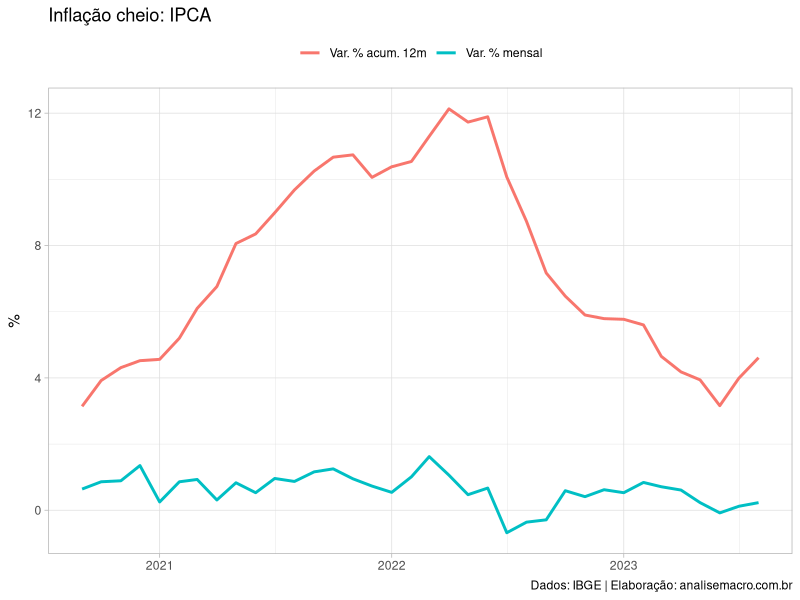
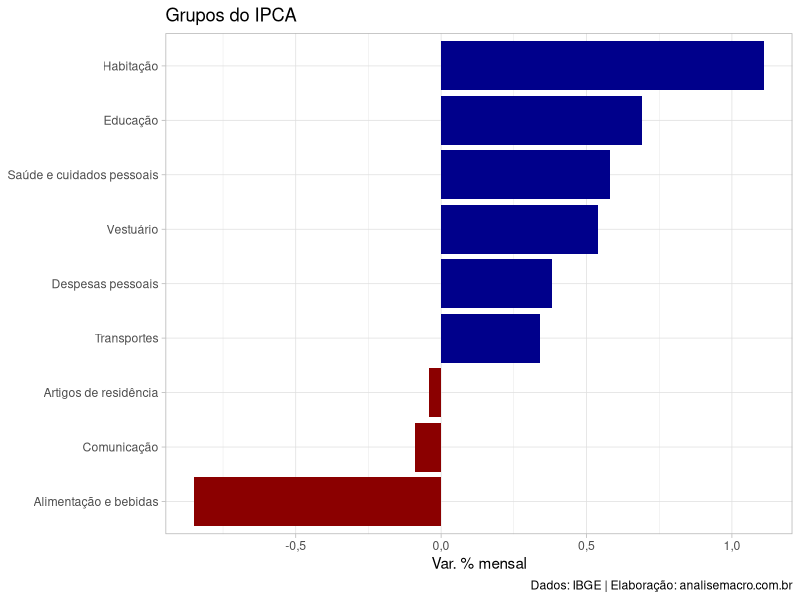

Reproduce these figures in R, in order.
## ---- chunk 1
# Carregar bibliotecas
library(readr)
library(magrittr)
library(dplyr)
library(ggplot2)
library(forcats)
library(scales)


# Carregar dados
dados_ipca_cheio <- readr::read_csv("dados/ipca_cheio.csv")
dados_ipca_grupos <- readr::read_csv("dados/ipca_grupos.csv")


## ---- chunk 2

# Gerar gráfico de linha: IPCA cheio
g1 <- dados_ipca_cheio %>% 
  dplyr::group_by(variavel) %>% 
  dplyr::arrange(data) %>% 
  dplyr::slice_tail(n = 36) %>% 
  dplyr::ungroup() %>% 
  ggplot2::ggplot() +
  ggplot2::aes(x = data, y = valor, color = variavel) +
  ggplot2::geom_line(size = 1) +
  ggplot2::labs(
    title = "Inflação cheio: IPCA",
    y = "%",
    x = NULL,
    color = NULL,
    caption = "Dados: IBGE | Elaboração: analisemacro.com.br"
    ) +
  ggplot2::theme_light() +
  ggplot2::theme(legend.position = "top")

# Gerar gráfico de coluna: IPCA grupos
g2 <- dados_ipca_grupos %>% 
  dplyr::filter(data == max(data)) %>% 
  dplyr::arrange(valor) %>% 
  dplyr::mutate(grupo = forcats::as_factor(grupo)) %>% 
  ggplot2::ggplot() +
  ggplot2::aes(y = grupo, x = valor, fill = valor > 0) +
  ggplot2::geom_col(show.legend = FALSE) +
  ggplot2::scale_fill_manual(values = c("darkred", "darkblue")) +
  ggplot2::scale_x_continuous(
    labels = scales::label_number(big.mark = ".", decimal.mark = ",")
    ) +
  ggplot2::labs(
    title = "Grupos do IPCA",
    y = NULL,
    x = "Var. % mensal",
    caption = "Dados: IBGE | Elaboração: analisemacro.com.br"
    ) +
  ggplot2::theme_light()
## ---- chunk 3
g1
## ---- chunk 4
g2
